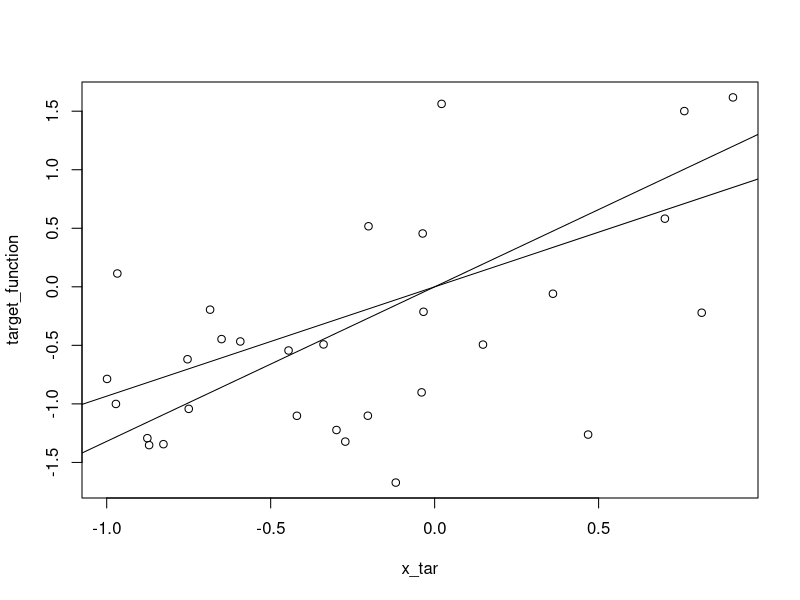

Reproduce this figure in R.


set.seed(11)
generateX <- function(size){
  x <- runif(size, min=-1, max=1)
  return( x[order(x)] )
}

targetFunction <- function(x){
  y <- sapply(0.8*x, function(t) t + rnorm(1,0,1))
  return(y)
}

g1 <- function(x){
  y <- lm(tf ~ 0 + x, offset=rep(0.5,length(x)))
  return(y)
}

g2 <- function(x){
  y <- lm(tf ~ 0 + x, offset=rep(-0.5,length(x)))
  return(y)
}

o <- function(x){
  y <- lm(tf ~ 0 + x)
  return(y)
}

task1i <- function(size){
  x <- generateX(size=size)
  y <- x * 0.8
  tf <<- targetFunction(x)
  plot(x, targetFunction(x=x))
  abline(o(x=x), col="red")
  abline(g1(x=x), col="green")
  abline(g2(x=x), col="blue")
}

# Run task 1i
#task1i(size=30)

calculateEval <- function(val, target_function, model){
  e_val <- rep(0, length(val))

  for( i in 1:4){
    e_val[i] <- (sum((target_function[1:i] - model[1:i])^2)) / i
  }

  for( i in 5:length(model)){
    e_val[i] <- (sum((target_function[1:i] - model[1:i])^2)) / i
  }

  return(e_val)
}


task2i <- function(size){
  x_tar <- generateX(size)
  target_function <- targetFunction(x_tar)
  best_model_error <- 1000
  best_model <- NULL
  e_val <- rep(0,9)

  for( i in 1:1 ){
    x <- generateX(size)
    train <- subset(x, x %in% x[c(5:25)])
    val  <- subset(x, !(x %in% train))

    g1_train <- lm(target_function[5:25] ~ 0 + train, offset=rep(0.5,length(train)))
    g2_train <- lm(target_function[5:25] ~ 0 + train, offset=rep(-0.5,length(train)))

    ord <- lm(target_function ~ 0 + x)

    newdata <- data.frame(train = val)
    g1_pred <- predict(g1_train, newdata=newdata)
    g2_pred <- predict(g2_train, newdata=newdata)

    mse_1 <- (sum((target_function[1:4] - g1_pred[1:4])^2) +
             sum((target_function[26:length(target_function)] - g1_pred[5:length(g1_pred)])^2)) / length(g1_pred)

    mse_2 <- (sum((target_function[1:4] - g2_pred[1:4])^2) +
             sum((target_function[26:length(target_function)] - g2_pred[5:length(g2_pred)])^2)) / length(g2_pred)


    best_model <- if (mse_1 < mse_2) g1_pred else g2_pred

    e_val <- e_val + calculateEval(val=val, target_function=target_function, model = best_model)


    #print(mse_1 - mse_2)
    plot(x_tar, target_function)
    abline(g1_train)
    abline(g2_train)
  }

  e_val <- e_val / i
  print(e_val)

}

task2i(30)
